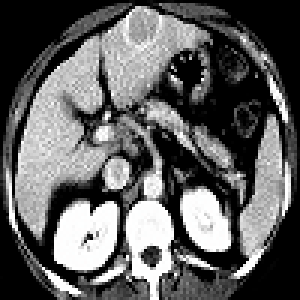
#> input picture recursosTP3/data/tomo.png, 100 x 100 px (shown 3 times larger)
$ jupyter execute --allow-errors 'Simple Geometries and Error.ipynb'   (older library calls are emulated)
#> lines starting #> are read from the running program, lines starting #| are printed output that depends on the picture
[cell 1]
import pandas as pd
import numpy as np
import subprocess
from itertools import chain, product
from scipy.misc import imread, imshow
import matplotlib.pyplot as plt

[cell 2]
PARAMS_TO_FLAGS = {
    'input_file': '-i',
    'output_file': '-o',
    'rays': '-rays',
    'd_w': '-d_w',
    'd_h': '-d_h'
}

[cell 3]
def parse_results(output, niters):
    N, time, eigen_val, *eigen_vec = list(map(float, output.decode().split('\n')[:-1]))
    return {
        'N': N,
        'time': time,
        'niters': niters,
        'eigen_val': eigen_val,
        'eigen_vec': np.array(eigen_vec),
    }


def output_to_dict(output):
    # Parsear la salida a un diccionario
    lines = output.decode().split('\n')
    d = dict(tuple(l.split(': ')) for l in lines if ': ' in l)
    for k, v in d.items():
        if k != 'Dataset File':
            d[k] = float(v)
    return d

def run(exc_path, params):
    args = tuple(chain(*((PARAMS_TO_FLAGS[p], str(v)) for p, v in params.items())))
    args = [exc_path, *args]
    output = subprocess.check_output(args)
    return output_to_dict(output)

-----------------------------------------------------------

## Visualizacion de Geometrias

[cell 4]
def draw_ray(image, start, end):
    """
    Simulates a ray on an image im of shape (n, m)
    starting from start = (row_start, col_start)
    ending in end = (row_end, col_end).
    """
    rows, cols = image.shape
    x = np.array([start[0], end[0]])
    y = np.array([start[1], end[1]])
    z = np.polyfit(x, y, 1)
    # z_inv = np.polyfit(y, x, 1)

    b, a = z
    x = np.linspace(start[0], end[0], 100)
    y = np.array([a + e*b for e in x])
    return x, y

def simulate_rays(image, rays, draw=True):
    for start, end in rays:
        x, y = draw_ray(image, start, end)
        plt.plot(x, y, 'r', '-')
    plt.imshow(np.uint8(image))
    plt.show()

rays = [((0, 0), (100, 100))]
im = imread('../recursosTP3/data/tomo.png', 'L')
#> im: shape (100, 100) float32; min 0, max 255, mean 96.3
plt.imshow(np.uint8(im), cmap='Greys')
simulate_rays(im, rays)
#> in simulate_rays, `plt.show()`:
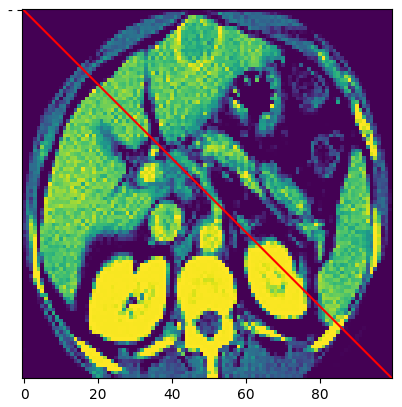
#> figure drawn by matplotlib, 1 panel
im.shape
#> Out = (100, 100)

# Geometria Horizontal

TODO: Explicar

[cell 5]
def end_coor(y_s, alpha, rows, cols):
    x_end = 256
    if 0 <= alpha <= np.pi / 2:
        y_end = y_s + np.tan(alpha) * cols
    else:
        y_end = y_s - np.tan(abs(alpha)) * cols

    if y_end > rows:
        y_end = rows
        x_end = min(abs(y_end - y_s) / np.tan(alpha), rows)
    if y_end < 0:
        y_end = 0
        x_end = min(abs(y_end - y_s) / np.tan(abs(alpha)), rows)
    return x_end, y_end

def generate_rays(im, h_resolution, a_resolution, alpha_min=-np.pi/2 , alpha_max=0):
#> called with h_resolution = 10, a_resolution = 10, alpha_min = -0.393, alpha_max = 0.393
    rays = []
    rows, cols = im.shape
#> rows = 100; cols = 100
    start_x = 0
    for start_y in np.linspace(0, rows, h_resolution):
        for angle in np.linspace(alpha_min, alpha_max, a_resolution):
            end_x, end_y = end_coor(start_y, angle, rows, cols)
            rays.append(((start_x, start_y), (end_x, end_y)))
    return rays

# generate_rays(im, 1, 5)
end_coor(153.60, -0.2443461, 256, 256)

[cell 6]
np.linspace(-np.pi / 10, 0, 10)

[cell 7]
(0, 153.60000000000002), (256, 0)
end_coor(153.60000000000002, -0.2443461, 256, 256)

[cell 8]
rays = generate_rays(im, 10, 10, alpha_min=-np.pi/8 , alpha_max=np.pi/8)
#> rays = 100 items
rays
#> (the rest of this cell did not finish here and is left out)

#> the loop in simulate_rays, `for start, end in rays:` made 1 pass
#> (rows in draw_ray, cols in draw_ray, y) on pass 1: (100, 100, [0, 0])

[cell 9]
def rays_to_csv(outfname, rays_l):
#> called with outfname = '../recursosTP3/data/rays.csv'
    with open(outfname, 'w') as f:
        for ray in rays_l:
            f.write('{},{},{},{}\n'.format(ray[0][0], ray[0][1],
                                         ray[1][0], ray[1][1]))
#> this loop made 100 passes
#> ray on passes 1 to 12: ((0, 0), (0, 0)), ((0, 0), (0, 0)), ((0, 0), (0, 0)), ((0, 0), (0, 0)), ((0, 0), (0, 0)), ((0, 0), (256, 4.37)), ((0, 0), (256, 13.17)), ((0, 0), (256, 22.17)), ((0, 0), (256, 31.53)), ((0, 0), (256, 41.42)), ((0, 11.11), (26.82, 0)), ((0, 11.11), (35.24, 0))

[cell 10]
rays_to_csv("../recursosTP3/data/rays.csv", rays)

# Geometria Horizontal y Vertical

[cell 11]
def end_coor_h(y_s, alpha, rows, cols):
    x_end = 256
    if 0 <= alpha <= np.pi / 2:
        y_end = y_s + np.tan(alpha) * cols
    else:
        y_end = y_s - np.tan(abs(alpha)) * cols

    if y_end > rows:
        y_end = rows
        x_end = min(abs(y_end - y_s) / np.tan(alpha), rows)
    if y_end < 0:
        y_end = 0
        x_end = min(abs(y_end - y_s) / np.tan(abs(alpha)), rows)
    return x_end, y_end

def end_coor_v(x_s, alpha, rows, cols):
    y_end = 256
    if 0 <= alpha <= np.pi / 2:
        x_end = x_s + np.tan(alpha) * rows
    else:
        x_end = x_s - np.tan(abs(alpha)) * rows

    if x_end > cols:
        x_end = cols
        y_end = min(abs(x_end - x_s) / np.tan(alpha), cols)
    if x_end < 0:
        x_end = 0
        y_end = min(abs(x_end - x_s) / np.tan(abs(alpha)), cols)
    return x_end, y_end

def generate_rays(im, h_resolution, a_resolution, alpha_min=-np.pi/2 , alpha_max=0):
#> called with h_resolution = 10, a_resolution = 10, alpha_min = -0.393, alpha_max = 0.393
    rays = []
    rows, cols = im.shape
#> rows = 100; cols = 100
    start_x = 0
    for start_y in np.linspace(0, rows, h_resolution):
        for angle in np.linspace(alpha_min, alpha_max, a_resolution):
            end_x, end_y = end_coor_h(start_y, angle, rows, cols)
            rays.append(((start_x, start_y), (end_x, end_y)))

    start_y = 0
#> start_y = 0
    for start_x in np.linspace(0, cols, h_resolution):
        for angle in np.linspace(alpha_min, alpha_max, a_resolution):
            end_x, end_y = end_coor_v(start_x, angle, rows, cols)
            rays.append(((start_x, start_y), (end_x, end_y)))

    return rays

# generate_rays(im, 1, 5)

[cell 12]
rays = generate_rays(im, 10, 10, alpha_min=-np.pi/8 , alpha_max=np.pi/8)
# rays
#> (the rest of this cell did not finish here and is left out)

#> the loop in simulate_rays, `for start, end in rays:` made 1 pass
#> end on pass 1: (0, 0)

[cell 13]
len(rays)
#> Out = 200

[cell 14]
rays_to_csv("../recursosTP3/data/rays.csv", rays)
#> the loop in rays_to_csv (call 2), `for ray in rays_l:` made 200 passes
